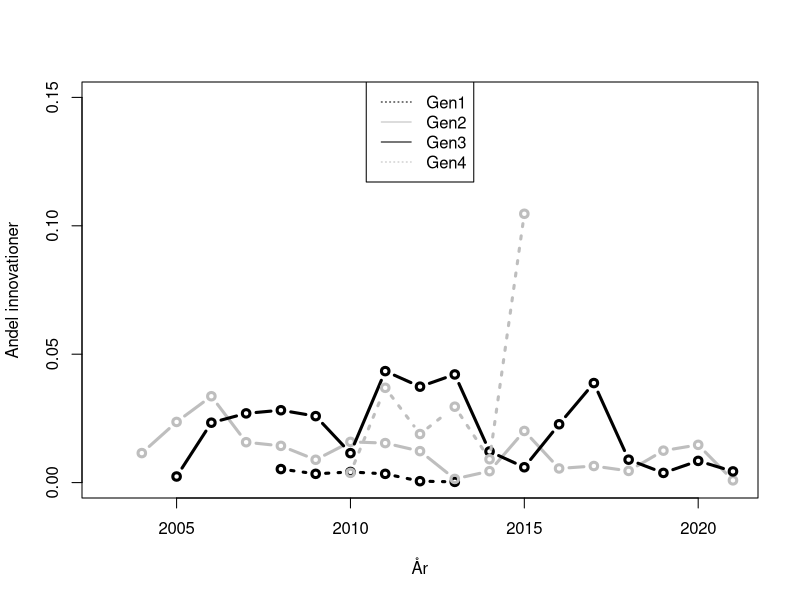

R code for this plot:
setwd("C:\\Sasha\\D\\DGU\\Repos\\Cassandra")
df <- read.csv("familjeliv-kansliga_sentence_10000_firstage18_subj_de_vs_dem_vs_dom_t10.tsv",header=TRUE,sep="\t")

my_types = c("Gen1" = 3,"Gen2" = 1, "Gen3" = 1, "Gen4" = 3)
my_cols = c("Gen1" = "black","Gen2" = "gray", "Gen3" = "black", "Gen4" = "gray")


gens = c("Gen1", "Gen2", "Gen3", "Gen4")
threshold = 20
x = sort(unique(df$post_year))

for (gen in gens) {
    y = c()
    for (year in x) {
        #if (length(df[(df$agebin=="Gen1" | df$agebin=="Gen2") & df$post_year==year,]$username) >= threshold) {
        if (length(df[df$agebin==gen & df$post_year==year,]$username) >= threshold) {
            #y = append(y,mean(df[(df$agebin=="Gen1" | df$agebin=="Gen2") & df$post_year==year,]$v3rel))
            y = append(y,mean(df[df$agebin==gen & df$post_year==year,]$v2rel))
        }
        else {
            y = append(y,NaN)
        }
    }
    if (gen=="Gen1"){
        plot(x,y, type="b",ylim=c(0,0.15), lwd = 3, lty = my_types[gen], col = my_cols[gen], xlab = "År", ylab = "Andel innovationer")
        legend("top", c("Gen1", "Gen2", "Gen3", "Gen4"), lty = c(3,1,1,3),col = c("black","gray"))
    }
    else {
        points(x,y, type="b", lwd = 3, lty = my_types[gen], col = my_cols[gen],)
    }
}






#stripchart(v3rel ~ post_year, data = gen3, xlab = "year", ylab = "Andel 'dom'",main = "Generation 3", vertical=TRUE)
#boxplot(v3rel ~ post_year, data = gen1, xlab = "year", ylab = "Andel 'dom'",main = "Generation 1", varwidth = TRUE

#gen1 = df[df$agebin=="Gen1",]
#df <- read.csv(> df <- read.csv("familjeliv-kansliga_sentence_10000_firstage20_de_vs_dem_vs_dom.tsv","r:utf-8")
